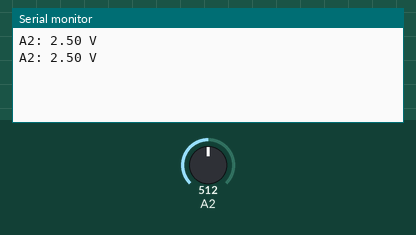
A sketch run on a simulated Arduino Uno, built with avr-gcc and run on an emulated ATmega328P. Parts: the last lines printed to the serial monitor. The inputs (shaded band) are chosen by the test bench; at power-on: A2 = 512.

Above: at 1.8 s.
1.9 s: A2 set to 716
At 2.8 s:
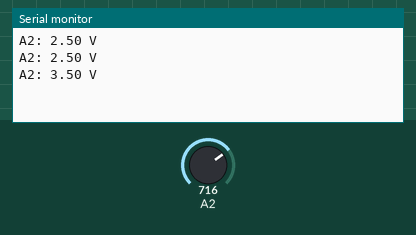
3.4 s: A2 set to 900
At 4.7 s:
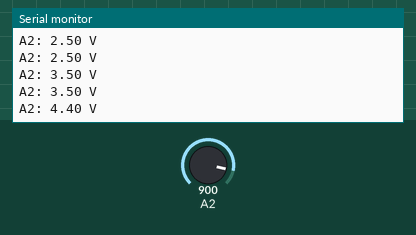
Timing chart, 0 to 6.4 s (numbered marks = the images above; inputs shaded):
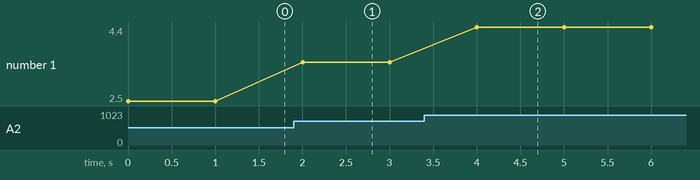

The sketch:

Button_test.ino
```cpp
void setup() {
  // Initialize serial communication at 9600 baud rate
  Serial.begin(9600);

  // Initialize the analog pin A0 as input (optional, as it is input by default)
  pinMode(A2, INPUT);
}

void loop() {
  // Read the analog value from A0 (0 - 1023)
int sensorValue = analogRead(A2);

  // Convert the analog value to voltage (0 - 5V)
  float voltage = sensorValue * (5.0 / 1023.0);

  // Print the voltage to the serial monitor
  Serial.print("A2: ");
  Serial.print(voltage);
  Serial.println(" V");

  // Add a small delay before the next reading
  delay(1000); // Delay for 1 second
}
```

Measured:
- after the input at 1.9 s, the serial monitor: prints a new line after 0.10 s (image 1)
- after the input at 3.4 s, the serial monitor: prints a new line after 0.60 s (image 2)
- plotted number 1: 2.5 → 3.5 after the input at 1.9 s, 3.5 → 4.4 after the input at 3.4 s
